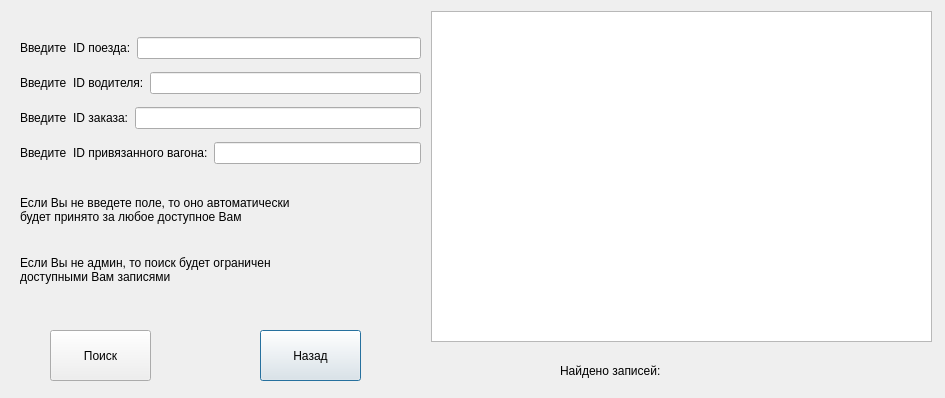
<?xml version="1.0" encoding="UTF-8"?>
<ui version="4.0">
 <class>selectLocomotives</class>
 <widget class="QDialog" name="selectLocomotives">
  <property name="geometry">
   <rect>
    <x>0</x>
    <y>0</y>
    <width>945</width>
    <height>398</height>
   </rect>
  </property>
  <property name="windowTitle">
   <string>Dialog</string>
  </property>
  <widget class="QTableWidget" name="tableWidget">
   <property name="geometry">
    <rect>
     <x>431</x>
     <y>11</y>
     <width>501</width>
     <height>331</height>
    </rect>
   </property>
  </widget>
  <widget class="QLabel" name="label_13">
   <property name="geometry">
    <rect>
     <x>20</x>
     <y>190</y>
     <width>334</width>
     <height>40</height>
    </rect>
   </property>
   <property name="text">
    <string>Если Вы не введете поле, то оно автоматически
будет принято за любое доступное Вам</string>
   </property>
  </widget>
  <widget class="QPushButton" name="pushButton_2">
   <property name="geometry">
    <rect>
     <x>260</x>
     <y>330</y>
     <width>101</width>
     <height>51</height>
    </rect>
   </property>
   <property name="text">
    <string>Назад</string>
   </property>
  </widget>
  <widget class="QWidget" name="layoutWidget_3">
   <property name="geometry">
    <rect>
     <x>560</x>
     <y>360</y>
     <width>261</width>
     <height>22</height>
    </rect>
   </property>
   <layout class="QHBoxLayout" name="horizontalLayout_6">
    <item>
     <widget class="QLabel" name="label_8">
      <property name="text">
       <string>Найдено записей:</string>
      </property>
     </widget>
    </item>
    <item>
     <widget class="QLabel" name="label_9">
      <property name="text">
       <string/>
      </property>
     </widget>
    </item>
   </layout>
  </widget>
  <widget class="QPushButton" name="pushButton">
   <property name="geometry">
    <rect>
     <x>50</x>
     <y>330</y>
     <width>101</width>
     <height>51</height>
    </rect>
   </property>
   <property name="text">
    <string>Поиск</string>
   </property>
  </widget>
  <widget class="QWidget" name="layoutWidget">
   <property name="geometry">
    <rect>
     <x>20</x>
     <y>30</y>
     <width>401</width>
     <height>143</height>
    </rect>
   </property>
   <layout class="QVBoxLayout" name="verticalLayout">
    <item>
     <layout class="QHBoxLayout" name="horizontalLayout_8">
      <item>
       <widget class="QLabel" name="label_3">
        <property name="text">
         <string>Введите  ID поезда:</string>
        </property>
       </widget>
      </item>
      <item>
       <widget class="QLineEdit" name="lineEdit_5"/>
      </item>
     </layout>
    </item>
    <item>
     <layout class="QHBoxLayout" name="horizontalLayout_10">
      <item>
       <widget class="QLabel" name="label_16">
        <property name="text">
         <string>Введите  ID водителя:</string>
        </property>
       </widget>
      </item>
      <item>
       <widget class="QLineEdit" name="lineEdit_6"/>
      </item>
     </layout>
    </item>
    <item>
     <layout class="QHBoxLayout" name="horizontalLayout_7">
      <item>
       <widget class="QLabel" name="label_5">
        <property name="text">
         <string>Введите  ID заказа:</string>
        </property>
       </widget>
      </item>
      <item>
       <widget class="QLineEdit" name="lineEdit_4"/>
      </item>
     </layout>
    </item>
    <item>
     <layout class="QHBoxLayout" name="horizontalLayout_9">
      <item>
       <widget class="QLabel" name="label_6">
        <property name="text">
         <string>Введите  ID привязанного вагона:</string>
        </property>
       </widget>
      </item>
      <item>
       <widget class="QLineEdit" name="lineEdit_7"/>
      </item>
     </layout>
    </item>
   </layout>
  </widget>
  <widget class="QLabel" name="label_14">
   <property name="geometry">
    <rect>
     <x>20</x>
     <y>250</y>
     <width>334</width>
     <height>40</height>
    </rect>
   </property>
   <property name="text">
    <string>Если Вы не админ, то поиск будет ограничен
доступными Вам записями</string>
   </property>
  </widget>
 </widget>
 <resources/>
 <connections/>
</ui>
